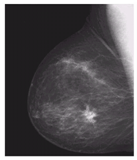
%> input picture Assignment 1/Picture1.png, 137 x 160 px
$ octave Exp4.m   (GNU Octave 9; MATLAB toolbox functions it lacks are replaced by stand-ins)
%> lines starting %> are read from the running program, lines starting %| are printed output that depends on the picture; in (x1, y1, x2, y2) boxes, pixels count from 0 and x2, y2 are one past the last pixel; in counts of white or black regions, pixels touching at a corner belong together; the program's own positions count from 1
### Assignment 1/Negative.m
function [A] = Negative(img, threshold)
  A = img;
  A(img<threshold) = 11;
  A(img>threshold) = 255;
end

### Assignment 1/Exp4.m
# Load image package
pkg load image

close all  % figures windows
clc % command window
clear % variables in memory

# Read image
img_org = imread("/Users/ASamir/third_year/Picture1.png");
%> img_org is the input picture: size 160x137x3 uint8; mean R, G, B 86.7, 84.1, 86.7

# convert to greyscale
img = rgb2gray(img_org);
# Change to double
img = double(img);
%> img: size 160x137 double

# Apply negative transformation
[img_th] = Negative(img, 128);
%> in Negative, `A(img<threshold) = 11;`:
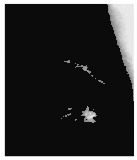
%> A: size 160x137 double; min 11, max 255, mean 48.8
%> in Negative, `A(img>threshold) = 255;`:
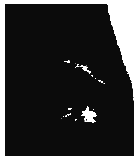
%> A: size 160x137 double; 10.84% of pixels changed, all inside (x1, y1, x2, y2) = (2, 2, 137, 159)

#Change to uint8
img_th = uint8(img_th);
img = uint8(img);

# Show different images
figure();
subplot(2,1, 1);
imshow(img_org);
subplot(2,1, 2)
imshow(img_th);

$ run again, with Assignment 1/Picture2.png copied over Assignment 1/Picture1.png
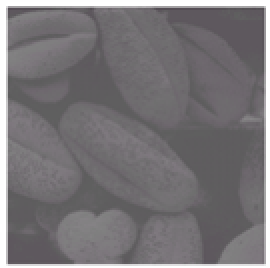
%> input picture Assignment 1/Picture2.png, 135 x 134 px (shown 2 times larger)
%> img_org is the input picture: size 134x135x3 uint8; mean R, G, B 120, 117, 120
%> in Negative, `A(img<threshold) = 11;`:
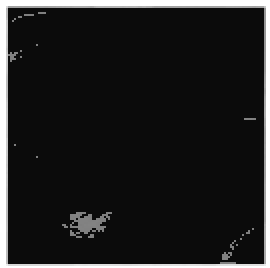
%> A: size 134x135 double (shown 2 times larger); min 11, max 255, mean 33.4
%> in Negative, `A(img>threshold) = 255;`:
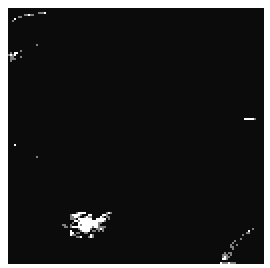
%> A: size 134x135 double (shown 2 times larger); 5.8% of pixels changed, all inside (x1, y1, x2, y2) = (0, 0, 135, 134)

$ run again, with Assignment 1/Test.jpg saved as Assignment 1/Picture1.png
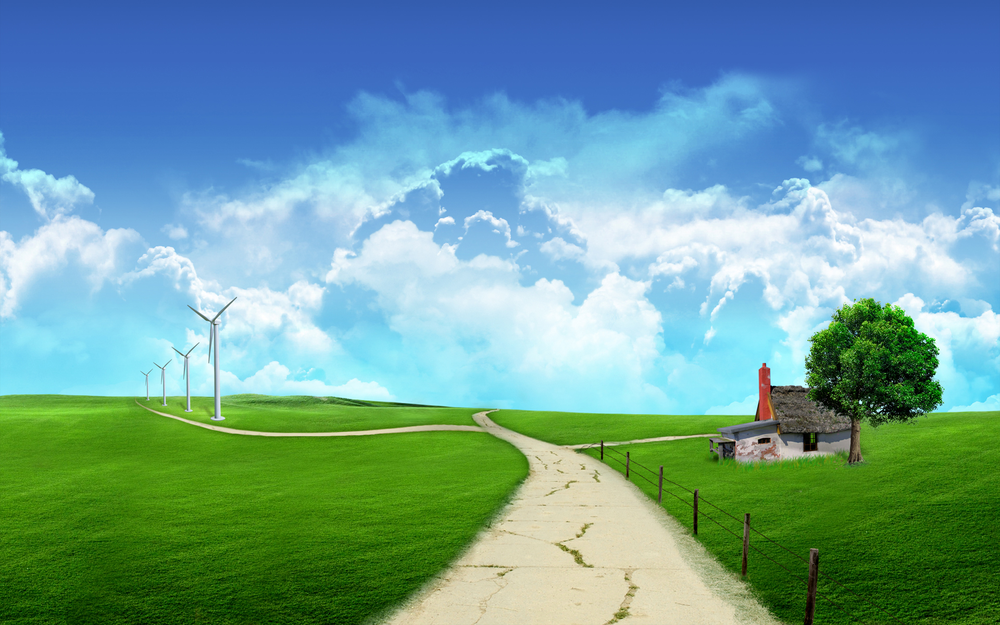
%> input picture Assignment 1/Test.jpg, 1000 x 625 px, shrunk from 1920 x 1200 before the run
%> img_org is the input picture: size 625x1000x3 uint8; mean R, G, B 111.2, 160.2, 155.9
%> `img = rgb2gray(img_org);`:
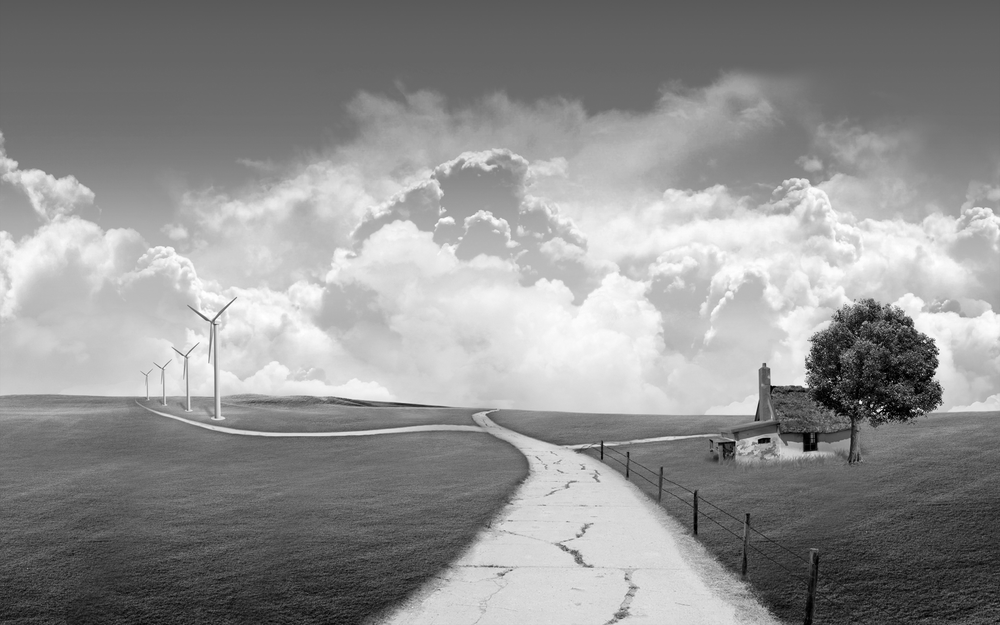
%> img: size 625x1000 uint8; min 0, max 255, mean 145.1
%> in Negative, `A(img>threshold) = 255;`:
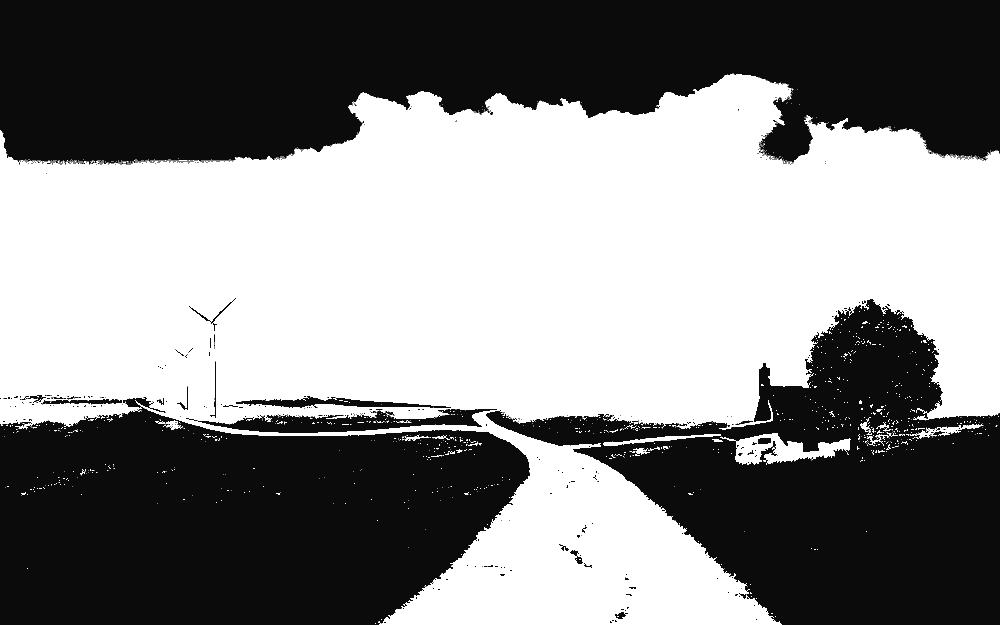
%> A: size 625x1000 double; min 11, max 255, mean 135
